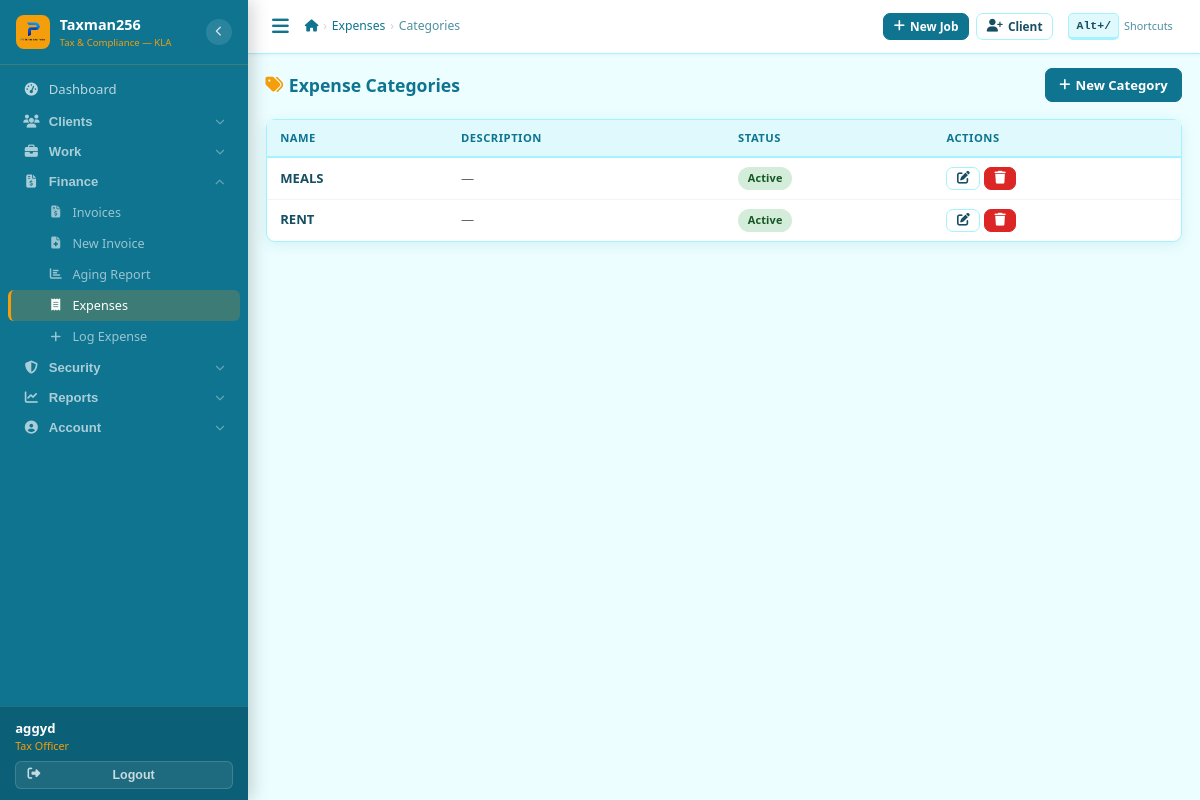
The page /expenses/categories/ (signed in) on the database its author committed.
### core/models.py (models this page shows, shortened)
class User(AbstractUser):
    ROLE_CHOICES = [
        ('receptionist', 'Receptionist'),
        ('tax_officer',  'Tax Officer'),
        ('senior_officer','Senior Officer'),
        ('manager',      'Manager'),
        ('admin',        'Admin'),
    ]
    THEME_CHOICES = [
        ('ocean',    'Ocean Teal'),
    ]
    role              = models.CharField(max_length=20, choices=ROLE_CHOICES, default='tax_officer')
    phone_whatsapp    = models.CharField(max_length=20, blank=True,
                                         help_text='WhatsApp number used for sending reminders (e.g. +256785230670)')
    email_notify      = models.EmailField(blank=True,
                                          help_text='Email used for sending communications (e.g. taxissues.go@gmail.com)')
    is_active_staff   = models.BooleanField(default=True)
    date_joined_firm  = models.DateField(null=True, blank=True)
    receive_debt_alerts = models.BooleanField(default=True,
                                               help_text='Receive Saturday/Monday debt reports')
    receive_task_reminders = models.BooleanField(default=True,
                                                  help_text='Receive reminders for incomplete tasks')
    ui_theme          = models.CharField(max_length=20, choices=THEME_CHOICES, default='ocean')

### expenses/models.py (models this page shows, shortened)
class ExpenseCategory(models.Model):
    name = models.CharField(max_length=100, unique=True)
    description = models.CharField(max_length=300, blank=True)
    is_active = models.BooleanField(default=True)

### expenses/views.py (the view)
# urls.py: path('categories/', views.category_list, name='category_list'),
@manager_or_admin_required
def category_list(request):
    categories = ExpenseCategory.objects.all().order_by('name')
    return render(request, 'expenses/category_list.html', {'categories': categories})

### templates/expenses/category_list.html (shortened to what this page needs)
{% extends 'base.html' %}
{% block nav_exp %}active{% endblock %}
{% block breadcrumbs %}<li><a href="{% url 'expenses:list' %}">Expenses</a></li><li class="active">Categories</li>{% endblock %}
{% block content %}
<div class="page-header">
  <h4 class="page-title"><i class="fas fa-tags"></i>Expense Categories</h4>
  <a href="{% url 'expenses:category_create' %}" class="btn btn-primary"><i class="fas fa-plus"></i>New Category</a>
</div>
<div class="card-box">
  <div class="tbl-wrap">
    <table class="tbl">
      <thead><tr><th>Name</th><th>Description</th><th>Status</th><th>Actions</th></tr></thead>
      <tbody>
        {% for cat in categories %}
        <tr>
          <td style="font-weight:600">{{ cat.name }}</td>
          <td style="font-size:.82rem;color:#666">{{ cat.description|default:"—" }}</td>
          <td><span class="badge badge-{% if cat.is_active %}active{% else %}suspended{% endif %}">{% if cat.is_active %}Active{% else %}Inactive{% endif %}</span></td>
          <td>
            <a href="{% url 'expenses:category_edit' cat.pk %}" class="btn btn-sm btn-outline"><i class="fas fa-edit"></i></a>
            <a href="{% url 'expenses:category_delete' cat.pk %}" class="btn btn-sm btn-danger"><i class="fas fa-trash"></i></a>
          </td>
        </tr>
        {% empty %}
        <tr><td colspan="4"><div class="empty-state"><i class="fas fa-tags"></i><p>No categories yet. <a href="{% url 'expenses:category_create' %}">Create one</a></p></div></td></tr>
        {% endfor %}
      </tbody>
    </table>
  </div>
</div>
{% endblock %}

### templates/base.html (shortened to what this page needs)
{% load static %}<!DOCTYPE html>
<html lang="en">
<head>
<link rel="stylesheet" href="https://cdnjs.cloudflare.com/ajax/libs/font-awesome/6.5.0/css/all.min.css">
<link rel="stylesheet" href="https://cdnjs.cloudflare.com/ajax/libs/select2/4.1.0-rc.0/css/select2.min.css">
<link rel="stylesheet" href="https://cdn.jsdelivr.net/npm/select2-bootstrap-5-theme@1.3.0/dist/select2-bootstrap-5-theme.min.css">
<link rel="stylesheet" href="https://cdnjs.cloudflare.com/ajax/libs/flatpickr/4.6.13/flatpickr.min.css">
<link rel="stylesheet" href="{% static 'css/app.css' %}?v=5">
</head>
<body data-theme="ocean">
{% if user.is_authenticated %}
<nav class="sidebar" id="sidebar">
  <div class="sb-brand">
    <div class="sb-icon"><img src="{% static 'icons/primeserver.png' %}" alt="Logo" style="width:100%;height:100%;object-fit:contain"></div>
    <div class="sb-brand-text">
      <div class="sb-brand-name">Taxman256</div>
      <div class="sb-brand-sub">Tax &amp; Compliance — KLA</div>
    </div>
    <button type="button" class="sb-toggle" id="sidebarToggle" title="Toggle sidebar">
      <i class="fas fa-chevron-left" id="sidebarToggleIcon"></i>
    </button>
  </div>
  <div class="sb-scroll">
    <a href="{% url 'dashboard:index' %}" class="sb-link {% block nav_dash %}{% endblock %}" title="Dashboard">
      <i class="fas fa-tachometer-alt"></i>
      <span class="sb-lbl">Dashboard</span>
    </a>
    <div class="sb-group" id="grp-clients">
      <button type="button" class="sb-group-hd" data-grp="grp-clients" data-href="{% url 'clients:list' %}" title="Clients">
        <i class="fas fa-users"></i>
        <span class="sb-lbl">Clients</span>
        <i class="fas fa-chevron-down sb-arrow"></i>
      </button>
    </div>
    <div class="sb-group" id="grp-work">
      <button type="button" class="sb-group-hd" data-grp="grp-work" data-href="{% url 'services:list' %}" title="Work">
        <i class="fas fa-briefcase"></i>
        <span class="sb-lbl">Work</span>
        <i class="fas fa-chevron-down sb-arrow"></i>
      </button>
    </div>
    <div class="sb-group" id="grp-finance">
      <button type="button" class="sb-group-hd" data-grp="grp-finance" data-href="{% url 'billing:list' %}" title="Finance">
        <i class="fas fa-file-invoice-dollar"></i>
        <span class="sb-lbl">Finance</span>
        <i class="fas fa-chevron-down sb-arrow"></i>
      </button>
      <div class="sb-sub" id="sub-finance">
        <a href="{% url 'billing:list' %}"    class="sb-link {% block nav_inv %}{% endblock %}" title="Invoices"><i class="fas fa-file-invoice-dollar"></i><span class="sb-lbl">Invoices</span></a>
        <a href="{% url 'billing:create' %}"  class="sb-link" title="New Invoice"><i class="fas fa-file-medical"></i><span class="sb-lbl">New Invoice</span></a>
        <a href="{% url 'billing:aging' %}"   class="sb-link" title="Aging Report"><i class="fas fa-chart-bar"></i><span class="sb-lbl">Aging Report</span></a>
        <a href="{% url 'expenses:list' %}"   class="sb-link {% block nav_exp %}{% endblock %}" title="Expenses"><i class="fas fa-receipt"></i><span class="sb-lbl">Expenses</span></a>
        <a href="{% url 'expenses:create' %}" class="sb-link" title="Log Expense"><i class="fas fa-plus"></i><span class="sb-lbl">Log Expense</span></a>
      </div>
    </div>
    <div class="sb-group" id="grp-security">
      <button type="button" class="sb-group-hd" data-grp="grp-security" data-href="{% url 'credentials:list' %}" title="Security">
        <i class="fas fa-shield-alt"></i>
        <span class="sb-lbl">Security</span>
        <i class="fas fa-chevron-down sb-arrow"></i>
      </button>
    </div>
    <div class="sb-group" id="grp-reports">
      <button type="button" class="sb-group-hd" data-grp="grp-reports" data-href="{% url 'documents:price_list' %}" title="Reports">
        <i class="fas fa-chart-line"></i>
        <span class="sb-lbl">Reports</span>
        <i class="fas fa-chevron-down sb-arrow"></i>
      </button>
    </div>
    <div class="sb-group" id="grp-account">
      <button type="button" class="sb-group-hd" data-grp="grp-account" data-href="{% url 'core:settings' %}" title="Account">
        <i class="fas fa-user-circle"></i>
        <span class="sb-lbl">Account</span>
        <i class="fas fa-chevron-down sb-arrow"></i>
      </button>
    </div>
  </div>
  <div class="sb-footer">
    <div class="sb-user-info">
      <div class="sb-uname">{{ user.get_full_name|default:user.username }}</div>
      <div class="sb-urole">{{ user.get_role_display }}{% if user.phone_whatsapp %} · {{ user.phone_whatsapp }}{% endif %}</div>
    </div>
    <form method="post" action="{% url 'logout' %}" style="margin:0">{% csrf_token %}
      <button type="submit" class="sb-logout-btn">
        <i class="fas fa-sign-out-alt"></i><span class="sb-lbl"> Logout</span>
      </button>
    </form>
  </div>
</nav>
<div class="main">
  <div class="topbar">
    <div class="topbar-l">
      <button class="hamburger" id="hamburger" aria-label="Menu"><i class="fas fa-bars"></i></button>
      <nav aria-label="breadcrumb"><ol class="bc">
        <li><a href="{% url 'dashboard:index' %}"><i class="fas fa-home"></i></a></li>
        {% block breadcrumbs %}{% endblock %}
      </ol></nav>
    </div>
    <div class="topbar-r">
      <a href="{% url 'services:create' %}" class="btn btn-primary btn-sm"><i class="fas fa-plus"></i> New Job</a>
      <a href="{% url 'clients:create' %}"  class="btn btn-outline btn-sm d-xs-none"><i class="fas fa-user-plus"></i> Client</a>
      <span class="kb-hint d-xs-none" onclick="window.txShowShortcuts&&window.txShowShortcuts()" title="Keyboard shortcuts">
        <kbd>Alt+/</kbd> Shortcuts
      </span>
    </div>
  </div>
  <div class="page-body">{% block content %}{% endblock %}</div>
</div>
{% else %}{% block auth_content %}{% endblock %}{% endif %}
</body>
</html>

### rows shown on the page
User: get_full_name "aggyd", role "Tax Officer"
ExpenseCategory: name "MEALS", description "—", is_active "Active"
ExpenseCategory: name "RENT", description "—", is_active "Active"
